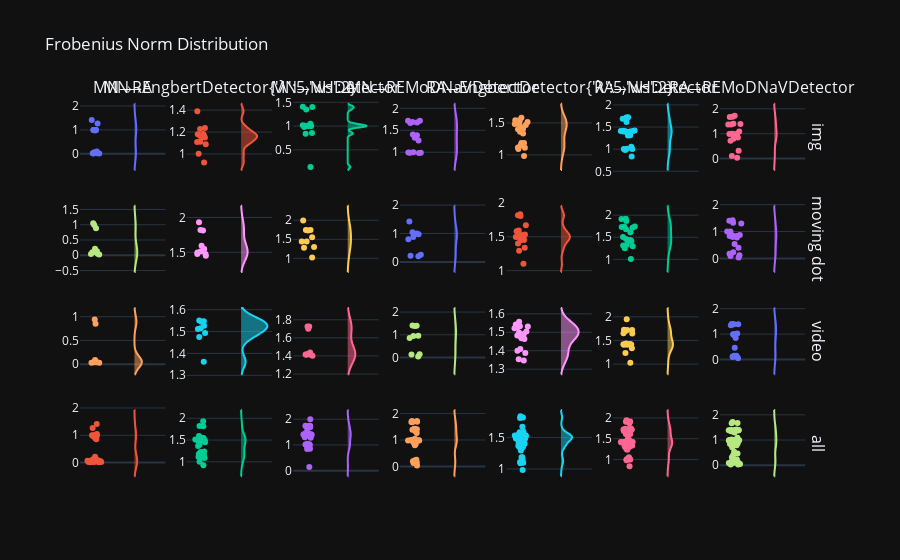

The code cell stored with this chart in its notebook:
### Code cell
samples_frobenius_grouped = detector_comparisons.compare_samples(samples=samples_df, metric="frobenius", group_by=cnst.STIMULUS)
frob_distribution_fig = figs.distributions_grid(
    samples_frobenius_grouped[COMPARISON_COLUMNS],
    plot_type="violin",
    title="Frobenius Norm Distribution",
    column_title_mapper=lambda col: f"{col[0]}→{col[1]}"
)
frob_distribution_fig.show()

### Figure 1 — Plotly figure (JSON) as saved in the notebook; plotly's stock layout.template omitted (floating-point values rounded to 4 significant figures)
{"data": [{"name": "", "points": "all", "showlegend": false, "side": "positive", "y": [1.266, 0.9997, null, null, null, 0.9932, 0.9911, null, null, null, 0.01261, 0.9734, 0.01898, 0.9942, 0.06281, 0.9923, 0.01053, 0.09337, 1.41, 0.02084], "type": "violin", "xaxis": "x", "yaxis": "y"}, {"name": "", "points": "all", "showlegend": false, "side": "positive", "y": [1.238, 1.15, null, null, null, 1.152, 1.002, null, null, null, 1.181, 1.182, 1.089, 1.167, 1.168, 1.228, 1.109, 1.391, 0.9225, 1.112], "type": "violin", "xaxis": "x2", "yaxis": "y2"}, {"name": "", "points": "all", "showlegend": false, "side": "positive", "y": [1.001, 1.006, null, null, null, 1.409, 1.351, null, null, null, 1.002, 1.001, 1.4, 1.002, 1.018, 0.8557, 0.9832, 1.05, 0.1401, 0.8372], "type": "violin", "xaxis": "x3", "yaxis": "y3"}, {"name": "", "points": "all", "showlegend": false, "side": "positive", "y": [1.389, 1.329, null, null, null, 1.691, 0.9962, null, null, null, 0.9891, 1.267, 1.667, 0.9896, 0.984, 1.715, 1.719, 1.001, 1.402, 1.679], "type": "violin", "xaxis": "x4", "yaxis": "y4"}, {"name": "", "points": "all", "showlegend": false, "side": "positive", "y": [1.336, 1.516, 0.9837, 1.185, 1.485, 1.511, 1.405, 1.363, 1.457, 1.469, 1.187, 1.532, 1.092, 1.54, 1.145, 1.583, 1.112, 1.401, 1.542, 1.115], "type": "violin", "xaxis": "x5", "yaxis": "y5"}, {"name": "", "points": "all", "showlegend": false, "side": "positive", "y": [1.614, 1.417, 1.313, 1.002, 1.718, 1.721, 1.688, 1.42, 1.408, 1.4, 1.002, 1.397, 1.401, 1.411, 1.008, 1.31, 0.9823, 1.054, 1.394, 0.8373], "type": "violin", "xaxis": "x6", "yaxis": "y6"}, {"name": "", "points": "all", "showlegend": false, "side": "positive", "y": [0.3188, 0.8884, 1.086, 0.9872, 1.375, 1.369, 0.1001, 0.9939, 0.8425, 0.7124, 0.9893, 0.7932, 1.668, 0.03001, 0.9828, 1.402, 1.719, 0.9995, 1.392, 1.68], "type": "violin", "xaxis": "x7", "yaxis": "y7"}, {"name": "", "points": "all", "showlegend": false, "side": "positive", "y": [0.2101, null, null, 0.05081, null, 0.03811, 0.8879, null, null, 0.1019, 0.1101, null, 1.045, null, 0.1308, null, 0.9948, 0.02504, null], "type": "violin", "xaxis": "x8", "yaxis": "y8"}, {"name": "", "points": "all", "showlegend": false, "side": "positive", "y": [1.546, null, null, 1.82, null, 1.595, 1.814, null, null, 1.511, 1.477, null, 1.476, null, 1.496, null, 1.934, 1.451, null], "type": "violin", "xaxis": "x9", "yaxis": "y9"}, {"name": "", "points": "all", "showlegend": false, "side": "positive", "y": [1.44, null, null, 1.734, null, 1.439, 1.746, null, null, 1.023, 1.275, null, 1.554, null, 1.297, null, 1.996, 1.746, null], "type": "violin", "xaxis": "x10", "yaxis": "y10"}, {"name": "", "points": "all", "showlegend": false, "side": "positive", "y": [0.8796, null, null, 0.997, null, 0.2224, 0.9719, null, null, 0.1993, 0.7965, null, 1.046, null, 0.2517, null, 0.9842, 1.421, null], "type": "violin", "xaxis": "x11", "yaxis": "y11"}, {"name": "", "points": "all", "showlegend": false, "side": "positive", "y": [1.493, 1.101, 1.339, 1.817, 1.834, 1.582, 1.593, 1.807, 1.459, 1.526, 1.497, 1.491, 1.399, 1.447, 1.527, 1.535, 1.669, 1.453, 1.292], "type": "violin", "xaxis": "x12", "yaxis": "y12"}, {"name": "", "points": "all", "showlegend": false, "side": "positive", "y": [1.463, 1.411, 1.739, 1.735, 1.68, 1.439, 1.917, 1.871, 1.254, 1.008, 1.299, 1.431, 1.911, 1.505, 1.333, 1.315, 1.718, 1.746, 1.615], "type": "violin", "xaxis": "x13", "yaxis": "y13"}, {"name": "", "points": "all", "showlegend": false, "side": "positive", "y": [0.7804, 1.297, 0.8694, 0.999, 0.9983, 0.2298, 1.329, 1.402, 0.3975, 0.1225, 0.8347, 0.8305, 0.03091, 0.5358, 0.1709, 0.8531, 0.09262, 1.419, 0.7977], "type": "violin", "xaxis": "x14", "yaxis": "y14"}, {"name": "", "points": "all", "showlegend": false, "side": "positive", "y": [0.9418, 0.05449, null, null, null, 0.04595, null, null, null, null, 0.03048, null, 0.03954, 0.03899, 0.08569, 0.03134, 0.8506, null, null], "type": "violin", "xaxis": "x15", "yaxis": "y15"}, {"name": "", "points": "all", "showlegend": false, "side": "positive", "y": [1.362, 1.548, null, null, null, 1.551, null, null, null, null, 1.526, null, 1.516, 1.545, 1.512, 1.494, 1.475, null, null], "type": "violin", "xaxis": "x16", "yaxis": "y16"}, {"name": "", "points": "all", "showlegend": false, "side": "positive", "y": [1.702, 1.413, null, null, null, 1.416, null, null, null, null, 1.422, null, 1.414, 1.438, 1.726, 1.726, 1.403, null, null], "type": "violin", "xaxis": "x17", "yaxis": "y17"}, {"name": "", "points": "all", "showlegend": false, "side": "positive", "y": [0.9456, 0.03878, null, null, null, 0.9556, null, null, null, null, 0.1273, null, 0.8538, 0.1468, 1.397, 1.388, 1.407, null, null], "type": "violin", "xaxis": "x18", "yaxis": "y18"}, {"name": "", "points": "all", "showlegend": false, "side": "positive", "y": [1.504, 1.527, 1.499, 1.481, 1.467, 1.557, 1.388, 1.464, 1.522, 1.347, 1.533, 1.491, 1.531, 1.542, 1.472, 1.483, 1.41, 1.354, 1.4], "type": "violin", "xaxis": "x19", "yaxis": "y19"}, {"name": "", "points": "all", "showlegend": false, "side": "positive", "y": [1.417, 1.414, 1.42, 1.235, 1.655, 1.413, 1.645, 1.334, 1.422, 1.701, 1.424, 1.725, 1.413, 1.436, 1.724, 1.724, 1.027, 1.411, 1.948], "type": "violin", "xaxis": "x20", "yaxis": "y20"}, {"name": "", "points": "all", "showlegend": false, "side": "positive", "y": [0.1124, 0.05407, 0.1229, 1.402, 1.38, 0.9546, 0.9924, 1.385, 0.1039, 0.4646, 0.1464, 1.348, 0.8525, 0.1546, 1.397, 1.387, 1.024, 0.9918, 0.9992], "type": "violin", "xaxis": "x21", "yaxis": "y21"}, {"name": "", "points": "all", "showlegend": false, "side": "positive", "y": [0.2101, 1.266, 0.9997, null, 0.9418, null, null, 0.05081, 0.05449, null, null, null, null, null, null, 0.9932, 0.03811, 0.8879, 0.9911, 0.04595, null, null, null, null, null, null, null, null, null, 0.01261, 0.1019, 0.03048, 0.1101, 0.9734, null, 0.01898, 0.03954, null, 0.9942, 1.045, 0.06281, 0.03899, 0.9923, 0.08569, null, 0.1308, 0.03134, null, 0.01053, 0.9948, 0.8506, 0.09337, 0.02504, 1.41, null, 0.02084, null, null], "type": "violin", "xaxis": "x22", "yaxis": "y22"}, {"name": "", "points": "all", "showlegend": false, "side": "positive", "y": [1.546, 1.238, 1.15, null, 1.362, null, null, 1.82, 1.548, null, null, null, null, null, null, 1.152, 1.595, 1.814, 1.002, 1.551, null, null, null, null, null, null, null, null, null, 1.181, 1.511, 1.526, 1.477, 1.182, null, 1.089, 1.516, null, 1.167, 1.476, 1.168, 1.545, 1.228, 1.512, null, 1.496, 1.494, null, 1.109, 1.934, 1.475, 1.391, 1.451, 0.9225, null, 1.112, null, null], "type": "violin", "xaxis": "x23", "yaxis": "y23"}, {"name": "", "points": "all", "showlegend": false, "side": "positive", "y": [1.44, 1.001, 1.006, null, 1.702, null, null, 1.734, 1.413, null, null, null, null, null, null, 1.409, 1.439, 1.746, 1.351, 1.416, null, null, null, null, null, null, null, null, null, 1.002, 1.023, 1.422, 1.275, 1.001, null, 1.4, 1.414, null, 1.002, 1.554, 1.018, 1.438, 0.8557, 1.726, null, 1.297, 1.726, null, 0.9832, 1.996, 1.403, 1.05, 1.746, 0.1401, null, 0.8372, null, null], "type": "violin", "xaxis": "x24", "yaxis": "y24"}, {"name": "", "points": "all", "showlegend": false, "side": "positive", "y": [0.8796, 1.389, 1.329, null, 0.9456, null, null, 0.997, 0.03878, null, null, null, null, null, null, 1.691, 0.2224, 0.9719, 0.9962, 0.9556, null, null, null, null, null, null, null, null, null, 0.9891, 0.1993, 0.1273, 0.7965, 1.267, null, 1.667, 0.8538, null, 0.9896, 1.046, 0.984, 0.1468, 1.715, 1.397, null, 0.2517, 1.388, null, 1.719, 0.9842, 1.407, 1.001, 1.421, 1.402, null, 1.679, null, null], "type": "violin", "xaxis": "x25", "yaxis": "y25"}, {"name": "", "points": "all", "showlegend": false, "side": "positive", "y": [1.493, 1.336, 1.516, 1.101, 1.504, 1.339, 0.9837, 1.817, 1.527, 1.185, 1.499, 1.481, 1.485, 1.834, 1.467, 1.511, 1.582, 1.593, 1.405, 1.557, 1.807, 1.388, 1.464, 1.363, 1.459, 1.522, 1.457, 1.469, 1.347, 1.187, 1.526, 1.533, 1.497, 1.532, 1.491, 1.092, 1.531, 1.491, 1.54, 1.399, 1.145, 1.542, 1.583, 1.472, 1.447, 1.527, 1.483, 1.535, 1.112, 1.669, 1.41, 1.401, 1.453, 1.542, 1.354, 1.115, 1.292, 1.4], "type": "violin", "xaxis": "x26", "yaxis": "y26"}, {"name": "", "points": "all", "showlegend": false, "side": "positive", "y": [1.463, 1.614, 1.417, 1.411, 1.417, 1.739, 1.313, 1.735, 1.414, 1.002, 1.42, 1.235, 1.718, 1.68, 1.655, 1.721, 1.439, 1.917, 1.688, 1.413, 1.871, 1.645, 1.334, 1.42, 1.254, 1.422, 1.408, 1.4, 1.701, 1.002, 1.008, 1.424, 1.299, 1.397, 1.725, 1.401, 1.413, 1.431, 1.411, 1.911, 1.008, 1.436, 1.31, 1.724, 1.505, 1.333, 1.724, 1.315, 0.9823, 1.718, 1.027, 1.054, 1.746, 1.394, 1.411, 0.8373, 1.615, 1.948], "type": "violin", "xaxis": "x27", "yaxis": "y27"}, {"name": "", "points": "all", "showlegend": false, "side": "positive", "y": [0.7804, 0.3188, 0.8884, 1.297, 0.1124, 0.8694, 1.086, 0.999, 0.05407, 0.9872, 0.1229, 1.402, 1.375, 0.9983, 1.38, 1.369, 0.2298, 1.329, 0.1001, 0.9546, 1.402, 0.9924, 1.385, 0.9939, 0.3975, 0.1039, 0.8425, 0.7124, 0.4646, 0.9893, 0.1225, 0.1464, 0.8347, 0.7932, 1.348, 1.668, 0.8525, 0.8305, 0.03001, 0.03091, 0.9828, 0.1546, 1.402, 1.397, 0.5358, 0.1709, 1.387, 0.8531, 1.719, 0.09262, 1.024, 0.9995, 1.419, 1.392, 0.9918, 1.68, 0.7977, 0.9992], "type": "violin", "xaxis": "x28", "yaxis": "y28"}], "layout": {"xaxis": {"anchor": "y", "domain": [0.0, 0.1155]}, "yaxis": {"anchor": "x", "domain": [0.8063, 1.0]}, "xaxis2": {"anchor": "y2", "domain": [0.1441, 0.2596]}, "yaxis2": {"anchor": "x2", "domain": [0.8063, 1.0]}, "xaxis3": {"anchor": "y3", "domain": [0.2882, 0.4037]}, "yaxis3": {"anchor": "x3", "domain": [0.8063, 1.0]}, "xaxis4": {"anchor": "y4", "domain": [0.4322, 0.5478]}, "yaxis4": {"anchor": "x4", "domain": [0.8063, 1.0]}, "xaxis5": {"anchor": "y5", "domain": [0.5763, 0.6918]}, "yaxis5": {"anchor": "x5", "domain": [0.8063, 1.0]}, "xaxis6": {"anchor": "y6", "domain": [0.7204, 0.8359]}, "yaxis6": {"anchor": "x6", "domain": [0.8063, 1.0]}, "xaxis7": {"anchor": "y7", "domain": [0.8645, 0.98]}, "yaxis7": {"anchor": "x7", "domain": [0.8063, 1.0]}, "xaxis8": {"anchor": "y8", "domain": [0.0, 0.1155]}, "yaxis8": {"anchor": "x8", "domain": [0.5375, 0.7312]}, "xaxis9": {"anchor": "y9", "domain": [0.1441, 0.2596]}, "yaxis9": {"anchor": "x9", "domain": [0.5375, 0.7312]}, "xaxis10": {"anchor": "y10", "domain": [0.2882, 0.4037]}, "yaxis10": {"anchor": "x10", "domain": [0.5375, 0.7312]}, "xaxis11": {"anchor": "y11", "domain": [0.4322, 0.5478]}, "yaxis11": {"anchor": "x11", "domain": [0.5375, 0.7312]}, "xaxis12": {"anchor": "y12", "domain": [0.5763, 0.6918]}, "yaxis12": {"anchor": "x12", "domain": [0.5375, 0.7312]}, "xaxis13": {"anchor": "y13", "domain": [0.7204, 0.8359]}, "yaxis13": {"anchor": "x13", "domain": [0.5375, 0.7312]}, "xaxis14": {"anchor": "y14", "domain": [0.8645, 0.98]}, "yaxis14": {"anchor": "x14", "domain": [0.5375, 0.7312]}, "xaxis15": {"anchor": "y15", "domain": [0.0, 0.1155]}, "yaxis15": {"anchor": "x15", "domain": [0.2687, 0.4625]}, "xaxis16": {"anchor": "y16", "domain": [0.1441, 0.2596]}, "yaxis16": {"anchor": "x16", "domain": [0.2687, 0.4625]}, "xaxis17": {"anchor": "y17", "domain": [0.2882, 0.4037]}, "yaxis17": {"anchor": "x17", "domain": [0.2687, 0.4625]}, "xaxis18": {"anchor": "y18", "domain": [0.4322, 0.5478]}, "yaxis18": {"anchor": "x18", "domain": [0.2687, 0.4625]}, "xaxis19": {"anchor": "y19", "domain": [0.5763, 0.6918]}, "yaxis19": {"anchor": "x19", "domain": [0.2687, 0.4625]}, "xaxis20": {"anchor": "y20", "domain": [0.7204, 0.8359]}, "yaxis20": {"anchor": "x20", "domain": [0.2687, 0.4625]}, "xaxis21": {"anchor": "y21", "domain": [0.8645, 0.98]}, "yaxis21": {"anchor": "x21", "domain": [0.2687, 0.4625]}, "xaxis22": {"anchor": "y22", "domain": [0.0, 0.1155]}, "yaxis22": {"anchor": "x22", "domain": [0.0, 0.1938]}, "xaxis23": {"anchor": "y23", "domain": [0.1441, 0.2596]}, "yaxis23": {"anchor": "x23", "domain": [0.0, 0.1938]}, "xaxis24": {"anchor": "y24", "domain": [0.2882, 0.4037]}, "yaxis24": {"anchor": "x24", "domain": [0.0, 0.1938]}, "xaxis25": {"anchor": "y25", "domain": [0.4322, 0.5478]}, "yaxis25": {"anchor": "x25", "domain": [0.0, 0.1938]}, "xaxis26": {"anchor": "y26", "domain": [0.5763, 0.6918]}, "yaxis26": {"anchor": "x26", "domain": [0.0, 0.1938]}, "xaxis27": {"anchor": "y27", "domain": [0.7204, 0.8359]}, "yaxis27": {"anchor": "x27", "domain": [0.0, 0.1938]}, "xaxis28": {"anchor": "y28", "domain": [0.8645, 0.98]}, "yaxis28": {"anchor": "x28", "domain": [0.0, 0.1938]}, "annotations": [{"font": {"size": 16}, "showarrow": false, "text": "MN→RA", "x": 0.05776, "xanchor": "center", "xref": "paper", "y": 1.0, "yanchor": "bottom", "yref": "paper"}, {"font": {"size": 16}, "showarrow": false, "text": "MN→EngbertDetector{'λ':5,'ws':2}", "x": 0.2018, "xanchor": "center", "xref": "paper", "y": 1.0, "yanchor": "bottom", "yref": "paper"}, {"font": {"size": 16}, "showarrow": false, "text": "MN→NHDetector", "x": 0.3459, "xanchor": "center", "xref": "paper", "y": 1.0, "yanchor": "bottom", "yref": "paper"}, {"font": {"size": 16}, "showarrow": false, "text": "MN→REMoDNaVDetector", "x": 0.49, "xanchor": "center", "xref": "paper", "y": 1.0, "yanchor": "bottom", "yref": "paper"}, {"font": {"size": 16}, "showarrow": false, "text": "RA→EngbertDetector{'λ':5,'ws':2}", "x": 0.6341, "xanchor": "center", "xref": "paper", "y": 1.0, "yanchor": "bottom", "yref": "paper"}, {"font": {"size": 16}, "showarrow": false, "text": "RA→NHDetector", "x": 0.7782, "xanchor": "center", "xref": "paper", "y": 1.0, "yanchor": "bottom", "yref": "paper"}, {"font": {"size": 16}, "showarrow": false, "text": "RA→REMoDNaVDetector", "x": 0.9222, "xanchor": "center", "xref": "paper", "y": 1.0, "yanchor": "bottom", "yref": "paper"}, {"font": {"size": 16}, "showarrow": false, "text": "img", "textangle": 90, "x": 0.98, "xanchor": "left", "xref": "paper", "y": 0.9031, "yanchor": "middle", "yref": "paper"}, {"font": {"size": 16}, "showarrow": false, "text": "moving dot", "textangle": 90, "x": 0.98, "xanchor": "left", "xref": "paper", "y": 0.6344, "yanchor": "middle", "yref": "paper"}, {"font": {"size": 16}, "showarrow": false, "text": "video", "textangle": 90, "x": 0.98, "xanchor": "left", "xref": "paper", "y": 0.3656, "yanchor": "middle", "yref": "paper"}, {"font": {"size": 16}, "showarrow": false, "text": "all", "textangle": 90, "x": 0.98, "xanchor": "left", "xref": "paper", "y": 0.09688, "yanchor": "middle", "yref": "paper"}], "title": {"text": "Frobenius Norm Distribution"}, "showlegend": false}}
